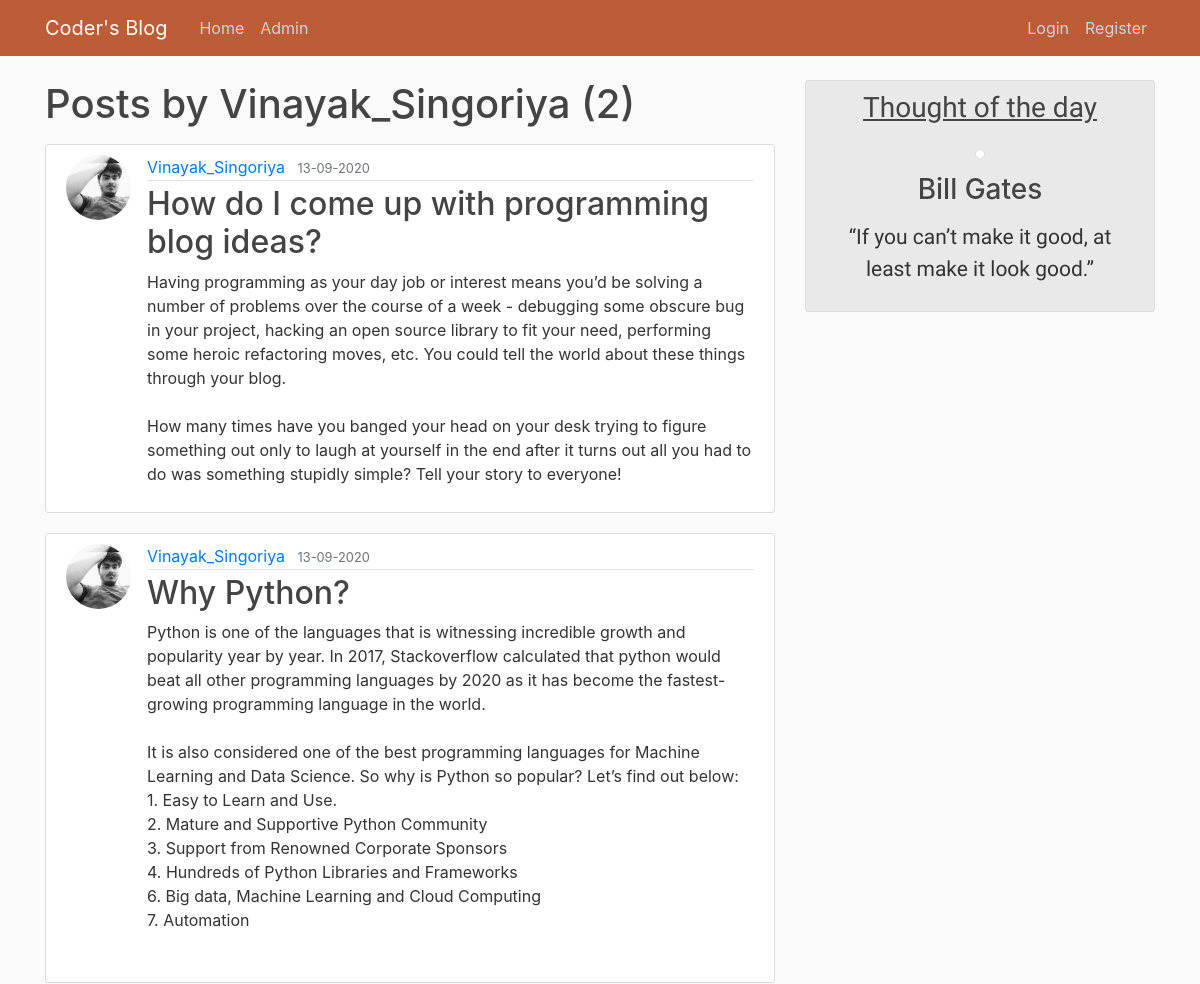
/user/Vinayak_Singoriya (upper part), run on an earlier commit of the app's database.
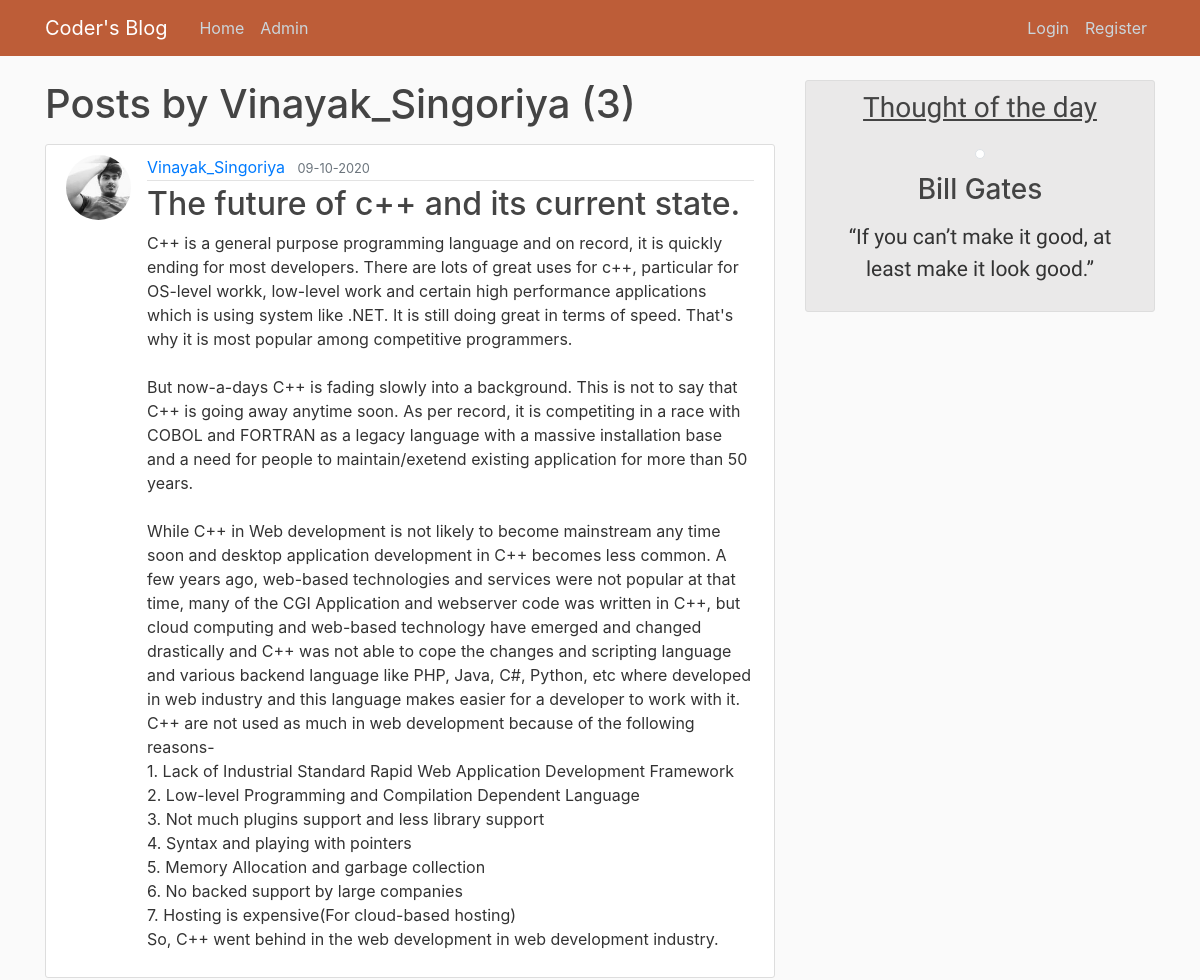
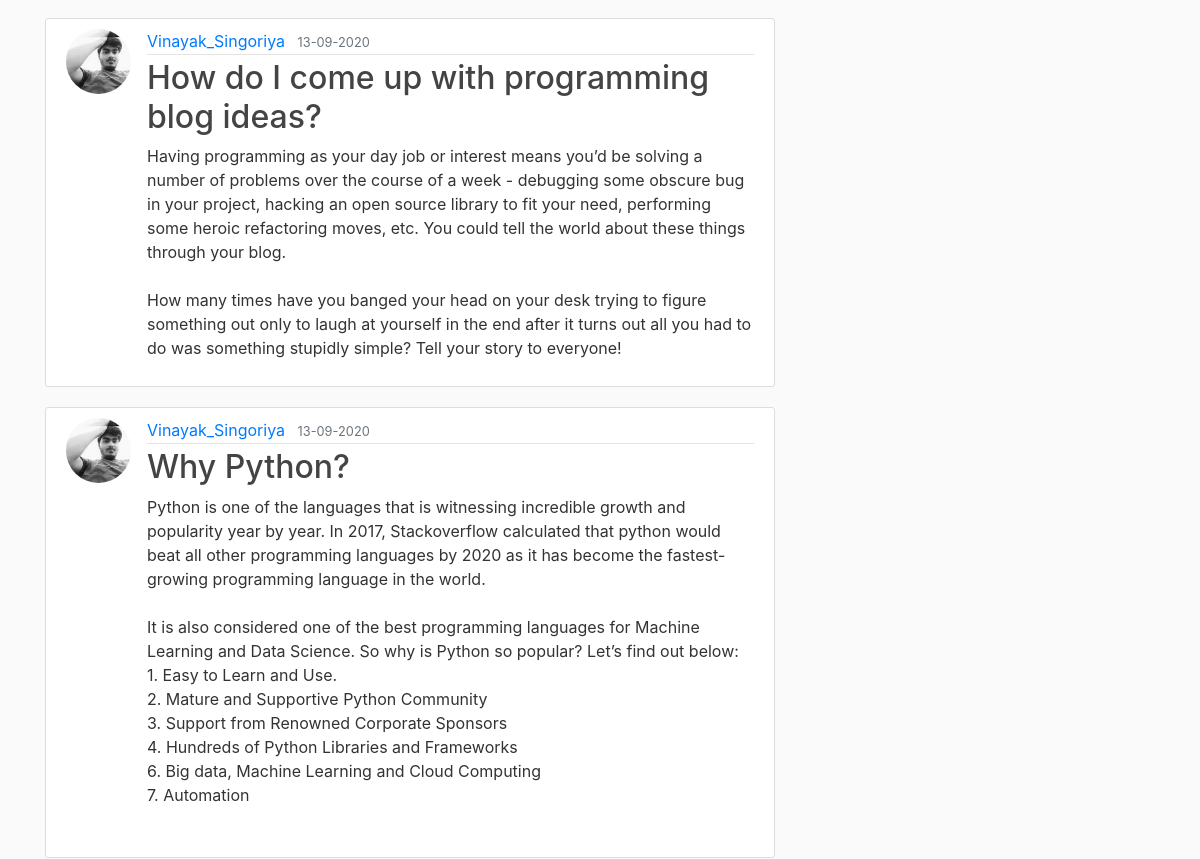
And on a later commit of the database (2 pictures, top to bottom).
### flaskblog/models.py (models this page shows, shortened)
class Post(db.Model):
    id = db.Column(db.Integer, primary_key=True)
    title = db.Column(db.String(100), nullable=False)
    date_posted = db.Column(db.DateTime, nullable=False,
                            default=datetime.utcnow)
    content = db.Column(db.Text, nullable=False)
    user_id = db.Column(db.Integer, db.ForeignKey('user.id'), nullable=False)

class User(db.Model, UserMixin):
    id = db.Column(db.Integer, primary_key=True)
    username = db.Column(db.String(20), unique=True, nullable=False)
    email = db.Column(db.String(120), unique=True, nullable=False)
    image_file = db.Column(db.String(20),
                           nullable=False, default='default.jpg')
    password = db.Column(db.String(60), nullable=False)
    posts = db.relationship('Post', backref='author', lazy=True)

### flaskblog/users/routes.py (the view)
@users.route("/user/<string:username>")
def user_posts(username):
    page = request.args.get('page', 1, type=int)
    user = User.query.filter_by(username=username).first_or_404()
    posts = Post.query.filter_by(author=user).order_by(
        Post.date_posted.desc()).paginate(per_page=5, page=page)
    return render_template("user_posts.html", posts=posts, user=user)

### flaskblog/templates/user_posts.html (shortened to what this page needs)
{% extends "layout.html" %}
{% block content %}
<h1 class="mb-3">Posts by {{ user.username }} ({{ posts.total }})</h1>
{% for post in posts.items %}
    <article class="media content-section">
      <img class="rounded-circle article-img" src="{{ url_for('static', filename='profile_img/'+post.author.image_file) }}"
        alt="">
      <div class="media-body">
        <div class="article-metadata">
          <a class="mr-2" href="{{ url_for('users.user_posts', username=user.username) }}">{{ post.author.username }}</a>
          <small class="text-muted">{{ post.date_posted.strftime('%d-%m-%Y') }}</small>
        </div>
        <h2><a class="article-title" href="{{ url_for('posts.post', post_id = post.id) }}">{{ post.title }}</a></h2>
        <p class="article-content">{{ post.content }}</p>
      </div>
    </article>
{% endfor %}
{% endblock %}

What changed in the data, as far as the page shows it:
added Post: image_file (picture), author.username "Vinayak_Singoriya", date_posted "09-10-2020", title "The future of c++ and its current state.", content "C++ is a general purpose programming language and on record, it is quickly ending for most developers. There are lots of great uses for c++, particular for OS-level workk, low-level work and certain high performance applications which is using system like .NET. It is still doing great in terms of speed. That's why it is most popular among competitive programmers. But now-a-days C++ is fading slowly into a background. This is not to say that C++ is going away anytime soon. As per record, it is competiting in a race with COBOL and FORTRAN as a legacy language with a massive installation base and a need for people to maintain/exetend existing application for more than 50 years. While C++ in…"
Also different on the page:
{{ posts.total }}: "2" → "3"
